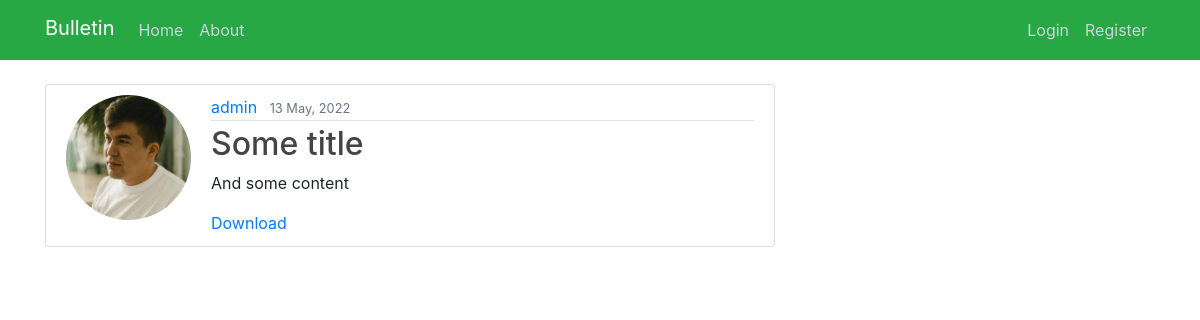
The app's page /home/22/ with its own data.
### myboardapp/models.py (models this page shows, shortened)
class Bulletin(models.Model):
    title = models.CharField(max_length=100, blank=True)
    author = models.ForeignKey(User, on_delete=models.CASCADE)
    content = models.TextField()
    file = models.FileField(upload_to='files/',
                                             blank=True,
                                             )
    bulletin_category = models.ForeignKey(CategoryModel, on_delete=models.CASCADE)
    date_created = models.DateTimeField(default=timezone.now)

### users/models.py (models this page shows, shortened)
class Profile(models.Model):
    user = models.OneToOneField(User, on_delete=models.CASCADE)
    image = models.ImageField(default='default.jpg', upload_to='profile_pics')

### myboardapp/views.py (the view)
# urls.py: path('home/<int:pk>/', PostDetailView.as_view(), name='bulletin-detail'),
class PostDetailView(DetailView):
    model = Bulletin

### myboardapp/templates/myboardapp/bulletin_detail.html (shortened to what this page needs)
{% extends "myboardapp/base.html" %}
{% load static %}
{% block content %}
<main role="main" class="container">
    <div class="row">
        <div class="col-md-8">
            <article class="media content-section">
                <img class="rounded-circle account-img" src="{{ object.author.profile.image.url }}">
                    <div class="media-body">
                        <div class="article-metadata">
                          <a class="mr-2" href="{% url 'user-posts' object.author.username %}">{{ object.author }}</a>
                          <small class="text-muted">{{ object.date_created|date:"d F, Y" }}</small>
                        </div>
                    <h2 class="article-title">{{ object.title }}</h2>
                <p class="article-content">{{ object.content }}</p>
				<div>
				<a href="{{ bulletin.file.url}}" download="{{ bulletin.file.url}}">Download</a>
				</div>
            </article>
        </div>
    </div>
</main>
{% endblock content %}

### myboardapp/static/myboardapp/mail.css (style rules this page uses)
h1, h2, h3, h4, h5, h6 { color: #444444; }
.content-section { background: #ffffff; padding: 10px 20px; border: 1px solid #dddddd; border-radius: 3px; margin-bottom: 20px; }
.article-title { color: #444444; }
.article-content { white-space: pre-line; }
.article-metadata { padding-bottom: 1px; margin-bottom: 4px; border-bottom: 1px solid #e3e3e3 }
.account-img { height: 125px; width: 125px; margin-right: 20px; margin-bottom: 16px; }

### records on screen
Bulletin: author.profile.image (picture), author "admin", date_created "13 May, 2022", title "Some title", content "And some content"
